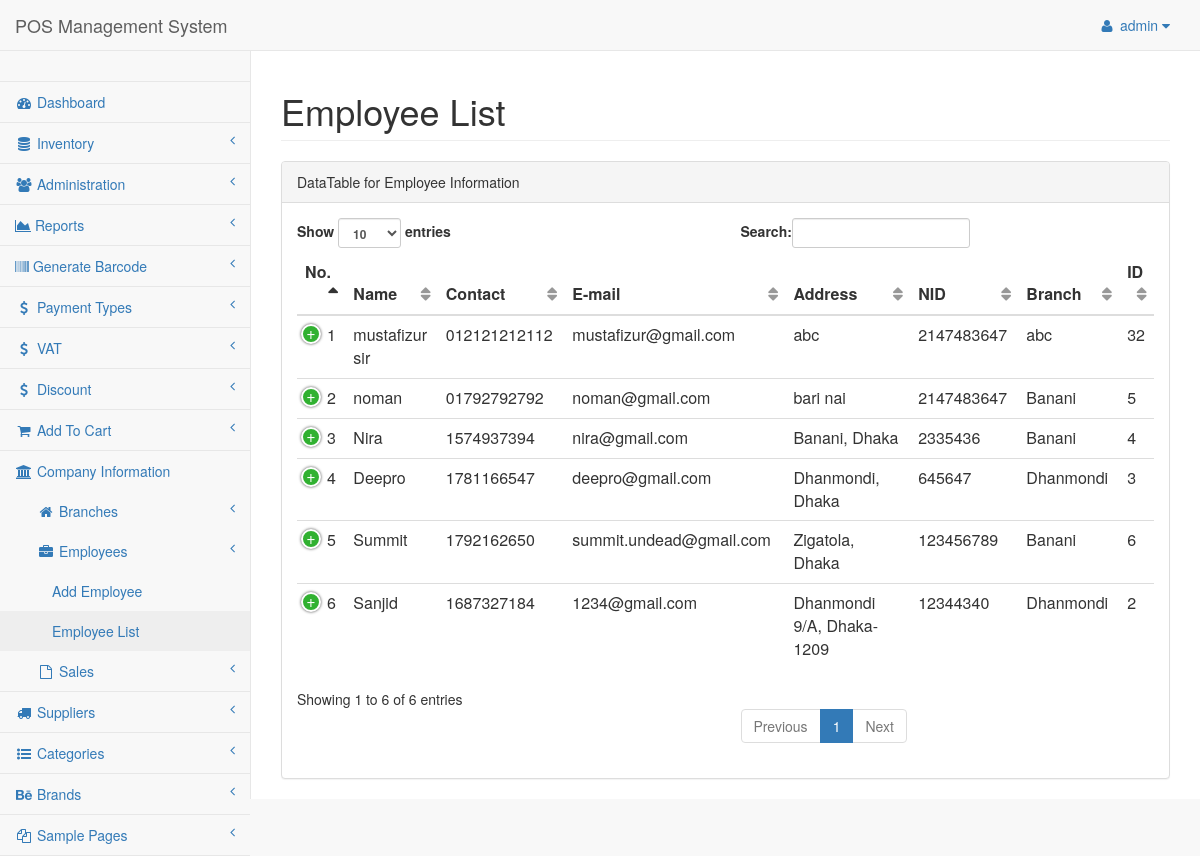
/admin/pages/emplist.php (signed in), run on the app's committed database.
### tables this page shows
CREATE TABLE `tbl_employee` (
  `id` int(11) NOT NULL,
  `empName` varchar(50) NOT NULL,
  `empContact` varchar(14) NOT NULL,
  `empMail` varchar(125) NOT NULL,
  `empAddress` text NOT NULL,
  `empNID` int(11) NOT NULL,
  `branchId` int(11) NOT NULL,
  `empId` int(11) NOT NULL,
  `position` int(11) NOT NULL DEFAULT '0'
);

CREATE TABLE `tbl_branch` (
  `id` int(11) NOT NULL,
  `branchName` varchar(35) NOT NULL,
  `branchAddress` text NOT NULL,
  `branchId` int(11) NOT NULL
);

### class/Company.php (called while the page is built, shortened)
<?php
$filepath = realpath(dirname(__FILE__));
include_once ($filepath."/../lib/Database.php");
?>
<?php
class Company {
  private $db;
  function __construct(){
    $this->db = new Database();
  }
    public function getAllemp() {
      $query = "SELECT e.*,b.branchName,s.status
                FROM tbl_employee AS e, tbl_branch AS b, tbl_stat AS s
                WHERE e.branchId = b.branchId AND e.position = s.statId
                ORDER BY id DESC";
      $result = $this->db->select($query);
      return $result;
    }
}

### lib/Database.php (called while the page is built, shortened)
<?php
Class Database{
 public $host   = DB_HOST;
 public $user   = DB_USER;
 public $pass   = DB_PASS;
 public $dbname = DB_NAME;
 public $link;
private function connectDB(){
 $this->link = new mysqli($this->host, $this->user, $this->pass,
  $this->dbname);
 }
public function select($query){
  $result = $this->link->query($query) or
   die($this->link->error.__LINE__);
  if($result->num_rows > 0){
    return $result;
  } else {
    return false;
  }
 }
}

### admin/pages/emplist.php (the view, shortened to what this page needs)
<?php
  include "../inc/header.php";
  include "../inc/nav.php";
  include "../inc/sider.php";
?>
        <div id="page-wrapper">
            <div class="row">
                <div class="col-lg-12">
                    <h1 class="page-header">Employee List</h1>
                </div>
            </div>
            <div class="row">
                <div class="col-lg-12">
                    <div class="panel panel-default">
                        <div class="panel-heading">
                            DataTable for Employee Information
                        </div>
                        <div class="panel-body">
                            <div class="table-responsive">
                                <table class="table table-hover" id="dataTables-example">
                                    <thead>
                                        <tr>
                                            <th>No.</th>
                                            <th>Name</th>
                                            <th>Contact</th>
                                            <th>E-mail</th>
                                            <th>Address</th>
                                            <th>NID</th>
                                            <th>Branch</th>
                                            <th>ID</th>
                                        </tr>
                                    </thead>
                                    <tbody>
                                      <?php
                                        $getEmp = $com->getAllemp();
                                        if ($getEmp) {
                                          $i = 0;
                                          while ($result = $getEmp->fetch_assoc()) {
                                            $i++;
                                      ?>
                                          <tr>
                                              <td><?php echo $i; ?></td>
                                              <td><?php echo $result['empName']; ?></td>
                                              <td><?php echo $result['empContact']; ?></td>
                                              <td><?php echo $result['empMail']; ?></td>
                                              <td><?php echo $result['empAddress']; ?></td>
                                              <td><?php echo $result['empNID']; ?></td>
                                              <td><?php echo $result['branchName']; ?></td>
                                              <td><?php echo $result['empId']; ?></td>
                                          </tr>
                                    <?php } } ?>
                                    </tbody>
                                </table>
                            </div>
                        </div>
                      </div>
                  </div>
              </div>
          </div>
      </div>
  </body>
  </html>

### data on the page
tbl_employee: empName "mustafizur sir", empContact "012121212112", empMail "mustafizur@gmail.com", empAddress "abc", empNID "2147483647", tbl_branch.branchName "abc", empId "32"
tbl_employee: empName "noman", empContact "01792792792", empMail "noman@gmail.com", empAddress "bari nai", empNID "2147483647", tbl_branch.branchName "Banani", empId "5"
tbl_employee: empName "Nira", empContact "1574937394", empMail "nira@gmail.com", empAddress "Banani, Dhaka", empNID "2335436", tbl_branch.branchName "Banani", empId "4"
tbl_employee: empName "Deepro", empContact "1781166547", empMail "deepro@gmail.com", empAddress "Dhanmondi, Dhaka", empNID "645647", tbl_branch.branchName "Dhanmondi", empId "3"
tbl_employee: empName "Summit", empContact "1792162650", empMail "summit.undead@gmail.com", empAddress "Zigatola, Dhaka", empNID "123456789", tbl_branch.branchName "Banani", empId "6"
tbl_employee: empName "Sanjid", empContact "1687327184", empMail "1234@gmail.com", empAddress "Dhanmondi 9/A, Dhaka-1209", empNID "12344340", tbl_branch.branchName "Dhanmondi", empId "2"

### other printed values
Session::get("adminName") "admin"
